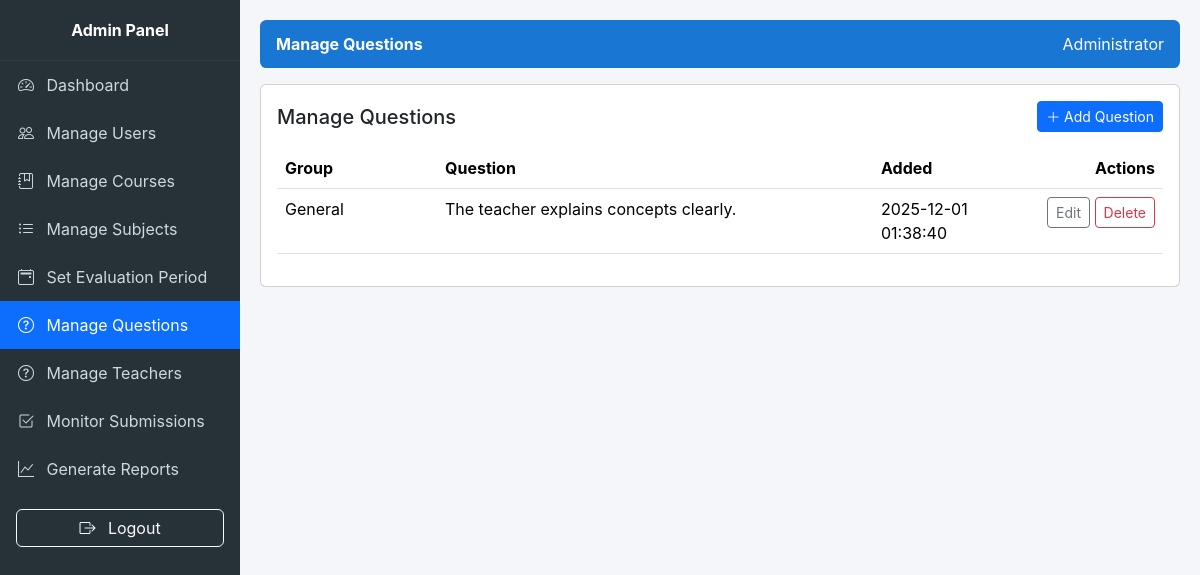
Page /manage_questions.php (signed in) on the committed database.
### tables this page shows
CREATE TABLE IF NOT EXISTS evaluation_questions (
  id INT AUTO_INCREMENT PRIMARY KEY,
  group_title VARCHAR(150) DEFAULT 'General',
  question_text TEXT NOT NULL,
  ordering INT DEFAULT 0,
  created_at DATETIME DEFAULT CURRENT_TIMESTAMP
);

### manage_questions.php (the view, shortened to what this page needs)
<?php
require_once 'functions.php';
try {
    $conn->exec("
      CREATE TABLE IF NOT EXISTS evaluation_questions (
        id INT AUTO_INCREMENT PRIMARY KEY,
        group_title VARCHAR(150) DEFAULT 'General',
        question_text TEXT NOT NULL,
        ordering INT DEFAULT 0,
        created_at DATETIME DEFAULT CURRENT_TIMESTAMP
      ) ENGINE=InnoDB DEFAULT CHARSET=utf8mb4;
    ");
} catch (Exception $e) {
}
$questions = [];
try {
    $questions = $conn->query('SELECT id, group_title, question_text, ordering, created_at FROM evaluation_questions ORDER BY ordering, id')->fetchAll(PDO::FETCH_ASSOC);
} catch (Exception $e) {
    $_SESSION['flash'] = ['message' => 'DB error: ' . $e->getMessage(), 'success' => false];
}
?>
<div class="card p-3">
  <div class="d-flex justify-content-between align-items-center mb-3">
    <h5 class="mb-0">Manage Questions</h5>
    <button id="addQuestionBtn" type="button" class="btn btn-primary btn-sm" data-bs-toggle="modal" data-bs-target="#addQuestionModal">
      <i class="bi bi-plus-lg"></i> Add Question
    </button>
  </div>
  <div class="table-responsive">
  <table class="table table-hover">
    <thead>
      <tr>
        <th style="width:160px">Group</th>
        <th>Question</th>
        <th style="width:160px">Added</th>
        <th style="width:130px" class="text-end">Actions</th>
      </tr>
    </thead>
    <tbody>
      <?php if (empty($questions)): ?>
        <tr><td colspan="4" class="text-center py-3">No questions found.</td></tr>
      <?php else: foreach ($questions as $q): ?>
        <tr>
          <td><?php echo htmlspecialchars($q['group_title']); ?></td>
          <td><?php echo htmlspecialchars($q['question_text']); ?></td>
          <td><?php echo htmlspecialchars($q['created_at']); ?></td>
          <td class="text-end">
            <button
              class="btn btn-sm btn-outline-secondary editQuestionBtn"
              type="button"
              data-id="<?php echo (int)$q['id']; ?>"
              data-group="<?php echo htmlspecialchars($q['group_title'], ENT_QUOTES); ?>"
              data-text="<?php echo htmlspecialchars($q['question_text'], ENT_QUOTES); ?>"
              data-order="<?php echo (int)$q['ordering']; ?>">
              Edit
            </button>
            <form method="post" action="manage_questions.php" style="display:inline" onsubmit="return confirm('Delete question?');">
              <button class="btn btn-sm btn-outline-danger" type="submit">Delete</button>
            </form>
          </td>
        </tr>
      <?php endforeach; endif; ?>
    </tbody>
  </table>
  </div>
</div>
<?php
include 'admin_layout.php';
?>

### admin_layout.php (style rules this page uses)
body { background:#f4f6f9; font-family: Inter, sans-serif; }

### rows in the picture
evaluation_questions: group_title "General", question_text "The teacher explains concepts clearly.", created_at "2025-12-01 01:38:40"

### other values in the picture
$page_title "Manage Questions"
$fullnameInSession "Administrator"
